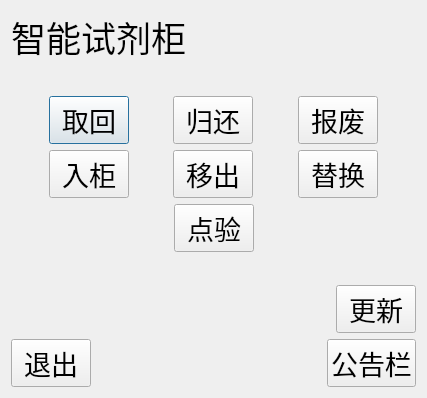
<?xml version="1.0" encoding="UTF-8"?>
<ui version="4.0">
 <class>Dg_FunctionOptPage</class>
 <widget class="QDialog" name="Dg_FunctionOptPage">
  <property name="geometry">
   <rect>
    <x>0</x>
    <y>0</y>
    <width>427</width>
    <height>398</height>
   </rect>
  </property>
  <property name="windowTitle">
   <string>Dialog</string>
  </property>
  <layout class="QGridLayout" name="gridLayout">
   <item row="0" column="0">
    <layout class="QVBoxLayout" name="verticalLayout">
     <item>
      <layout class="QHBoxLayout" name="horizontalLayout_5">
       <item>
        <widget class="QLabel" name="label">
         <property name="font">
          <font>
           <family>Sans Serif</family>
           <pointsize>26</pointsize>
          </font>
         </property>
         <property name="text">
          <string>智能试剂柜</string>
         </property>
        </widget>
       </item>
       <item>
        <spacer name="horizontalSpacer">
         <property name="orientation">
          <enum>Qt::Horizontal</enum>
         </property>
         <property name="sizeHint" stdset="0">
          <size>
           <width>40</width>
           <height>20</height>
          </size>
         </property>
        </spacer>
       </item>
       <item>
        <widget class="QLabel" name="label_userName">
         <property name="text">
          <string/>
         </property>
        </widget>
       </item>
      </layout>
     </item>
     <item>
      <spacer name="verticalSpacer_2">
       <property name="orientation">
        <enum>Qt::Vertical</enum>
       </property>
       <property name="sizeHint" stdset="0">
        <size>
         <width>20</width>
         <height>40</height>
        </size>
       </property>
      </spacer>
     </item>
     <item>
      <layout class="QHBoxLayout" name="horizontalLayout">
       <item>
        <spacer name="horizontalSpacer_3">
         <property name="orientation">
          <enum>Qt::Horizontal</enum>
         </property>
         <property name="sizeHint" stdset="0">
          <size>
           <width>40</width>
           <height>20</height>
          </size>
         </property>
        </spacer>
       </item>
       <item>
        <widget class="QPushButton" name="pB_takeOut">
         <property name="font">
          <font>
           <pointsize>20</pointsize>
          </font>
         </property>
         <property name="text">
          <string>取回</string>
         </property>
        </widget>
       </item>
       <item>
        <spacer name="horizontalSpacer_9">
         <property name="orientation">
          <enum>Qt::Horizontal</enum>
         </property>
         <property name="sizeHint" stdset="0">
          <size>
           <width>40</width>
           <height>20</height>
          </size>
         </property>
        </spacer>
       </item>
       <item>
        <widget class="QPushButton" name="pB_return">
         <property name="font">
          <font>
           <pointsize>20</pointsize>
          </font>
         </property>
         <property name="text">
          <string>归还</string>
         </property>
        </widget>
       </item>
       <item>
        <spacer name="horizontalSpacer_10">
         <property name="orientation">
          <enum>Qt::Horizontal</enum>
         </property>
         <property name="sizeHint" stdset="0">
          <size>
           <width>40</width>
           <height>20</height>
          </size>
         </property>
        </spacer>
       </item>
       <item>
        <widget class="QPushButton" name="pB_scrap">
         <property name="font">
          <font>
           <pointsize>20</pointsize>
          </font>
         </property>
         <property name="text">
          <string>报废</string>
         </property>
        </widget>
       </item>
       <item>
        <spacer name="horizontalSpacer_6">
         <property name="orientation">
          <enum>Qt::Horizontal</enum>
         </property>
         <property name="sizeHint" stdset="0">
          <size>
           <width>40</width>
           <height>20</height>
          </size>
         </property>
        </spacer>
       </item>
      </layout>
     </item>
     <item>
      <layout class="QHBoxLayout" name="horizontalLayout_2">
       <item>
        <spacer name="horizontalSpacer_11">
         <property name="orientation">
          <enum>Qt::Horizontal</enum>
         </property>
         <property name="sizeHint" stdset="0">
          <size>
           <width>40</width>
           <height>20</height>
          </size>
         </property>
        </spacer>
       </item>
       <item>
        <widget class="QPushButton" name="pB_takeIn">
         <property name="font">
          <font>
           <pointsize>20</pointsize>
          </font>
         </property>
         <property name="text">
          <string>入柜</string>
         </property>
        </widget>
       </item>
       <item>
        <spacer name="horizontalSpacer_12">
         <property name="orientation">
          <enum>Qt::Horizontal</enum>
         </property>
         <property name="sizeHint" stdset="0">
          <size>
           <width>40</width>
           <height>20</height>
          </size>
         </property>
        </spacer>
       </item>
       <item>
        <widget class="QPushButton" name="pB_remove">
         <property name="font">
          <font>
           <pointsize>20</pointsize>
          </font>
         </property>
         <property name="text">
          <string>移出</string>
         </property>
        </widget>
       </item>
       <item>
        <spacer name="horizontalSpacer_13">
         <property name="orientation">
          <enum>Qt::Horizontal</enum>
         </property>
         <property name="sizeHint" stdset="0">
          <size>
           <width>40</width>
           <height>20</height>
          </size>
         </property>
        </spacer>
       </item>
       <item>
        <widget class="QPushButton" name="pB_replace">
         <property name="font">
          <font>
           <pointsize>20</pointsize>
          </font>
         </property>
         <property name="text">
          <string>替换</string>
         </property>
        </widget>
       </item>
       <item>
        <spacer name="horizontalSpacer_7">
         <property name="orientation">
          <enum>Qt::Horizontal</enum>
         </property>
         <property name="sizeHint" stdset="0">
          <size>
           <width>40</width>
           <height>20</height>
          </size>
         </property>
        </spacer>
       </item>
      </layout>
     </item>
     <item>
      <layout class="QHBoxLayout" name="horizontalLayout_3">
       <item>
        <spacer name="horizontalSpacer_4">
         <property name="orientation">
          <enum>Qt::Horizontal</enum>
         </property>
         <property name="sizeHint" stdset="0">
          <size>
           <width>40</width>
           <height>20</height>
          </size>
         </property>
        </spacer>
       </item>
       <item>
        <widget class="QPushButton" name="pB_check">
         <property name="font">
          <font>
           <pointsize>20</pointsize>
          </font>
         </property>
         <property name="text">
          <string>点验</string>
         </property>
        </widget>
       </item>
       <item>
        <spacer name="horizontalSpacer_5">
         <property name="orientation">
          <enum>Qt::Horizontal</enum>
         </property>
         <property name="sizeHint" stdset="0">
          <size>
           <width>40</width>
           <height>20</height>
          </size>
         </property>
        </spacer>
       </item>
      </layout>
     </item>
     <item>
      <spacer name="verticalSpacer">
       <property name="orientation">
        <enum>Qt::Vertical</enum>
       </property>
       <property name="sizeHint" stdset="0">
        <size>
         <width>20</width>
         <height>40</height>
        </size>
       </property>
      </spacer>
     </item>
     <item>
      <layout class="QHBoxLayout" name="horizontalLayout_6">
       <item>
        <spacer name="horizontalSpacer_2">
         <property name="orientation">
          <enum>Qt::Horizontal</enum>
         </property>
         <property name="sizeHint" stdset="0">
          <size>
           <width>40</width>
           <height>20</height>
          </size>
         </property>
        </spacer>
       </item>
       <item>
        <widget class="QPushButton" name="pB_UPdate">
         <property name="font">
          <font>
           <pointsize>20</pointsize>
          </font>
         </property>
         <property name="text">
          <string>更新</string>
         </property>
        </widget>
       </item>
      </layout>
     </item>
     <item>
      <layout class="QHBoxLayout" name="horizontalLayout_4">
       <item>
        <widget class="QPushButton" name="pB_quit">
         <property name="font">
          <font>
           <pointsize>20</pointsize>
          </font>
         </property>
         <property name="text">
          <string>退出</string>
         </property>
        </widget>
       </item>
       <item>
        <spacer name="horizontalSpacer_8">
         <property name="orientation">
          <enum>Qt::Horizontal</enum>
         </property>
         <property name="sizeHint" stdset="0">
          <size>
           <width>40</width>
           <height>20</height>
          </size>
         </property>
        </spacer>
       </item>
       <item>
        <widget class="QPushButton" name="pushButton_8">
         <property name="font">
          <font>
           <pointsize>20</pointsize>
          </font>
         </property>
         <property name="text">
          <string>公告栏</string>
         </property>
        </widget>
       </item>
      </layout>
     </item>
    </layout>
   </item>
  </layout>
 </widget>
 <resources/>
 <connections/>
</ui>
